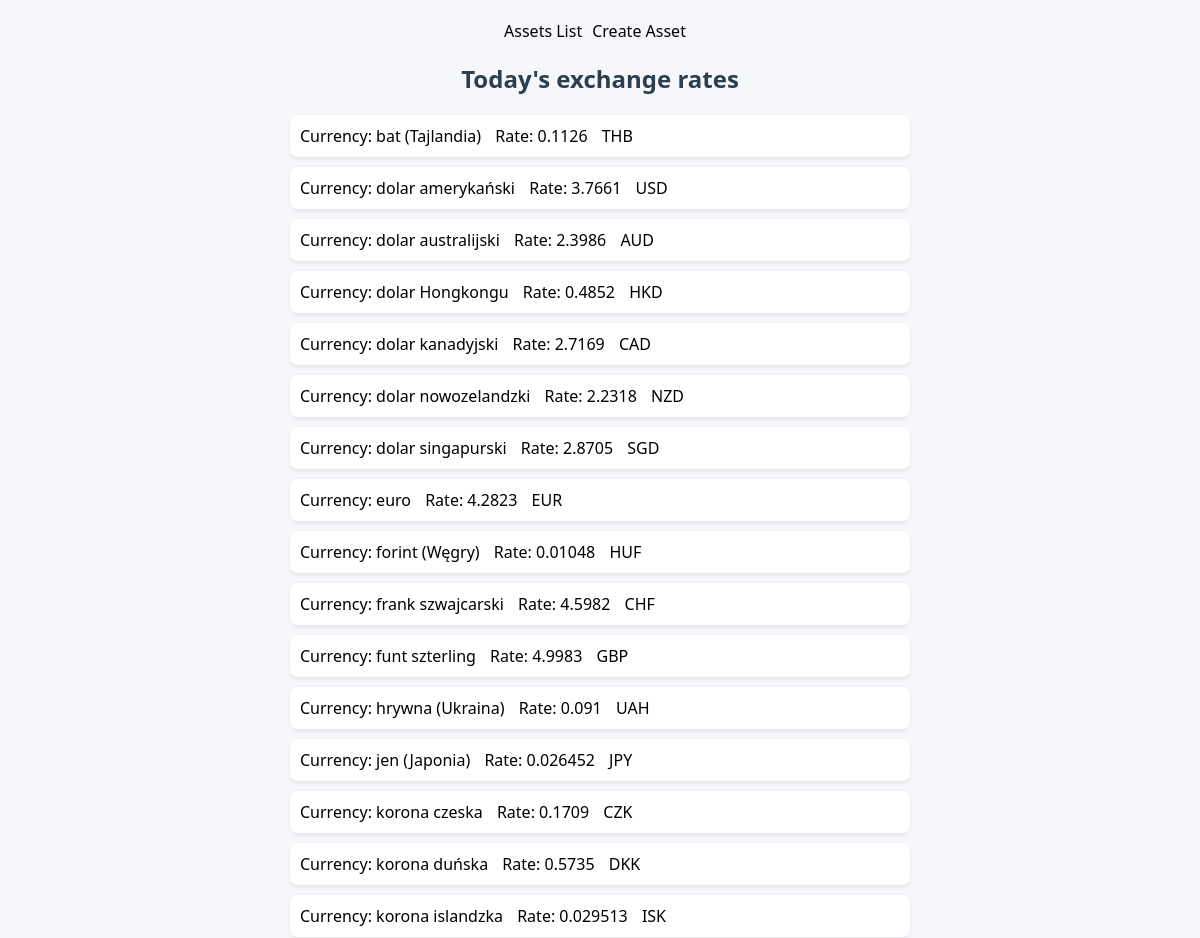
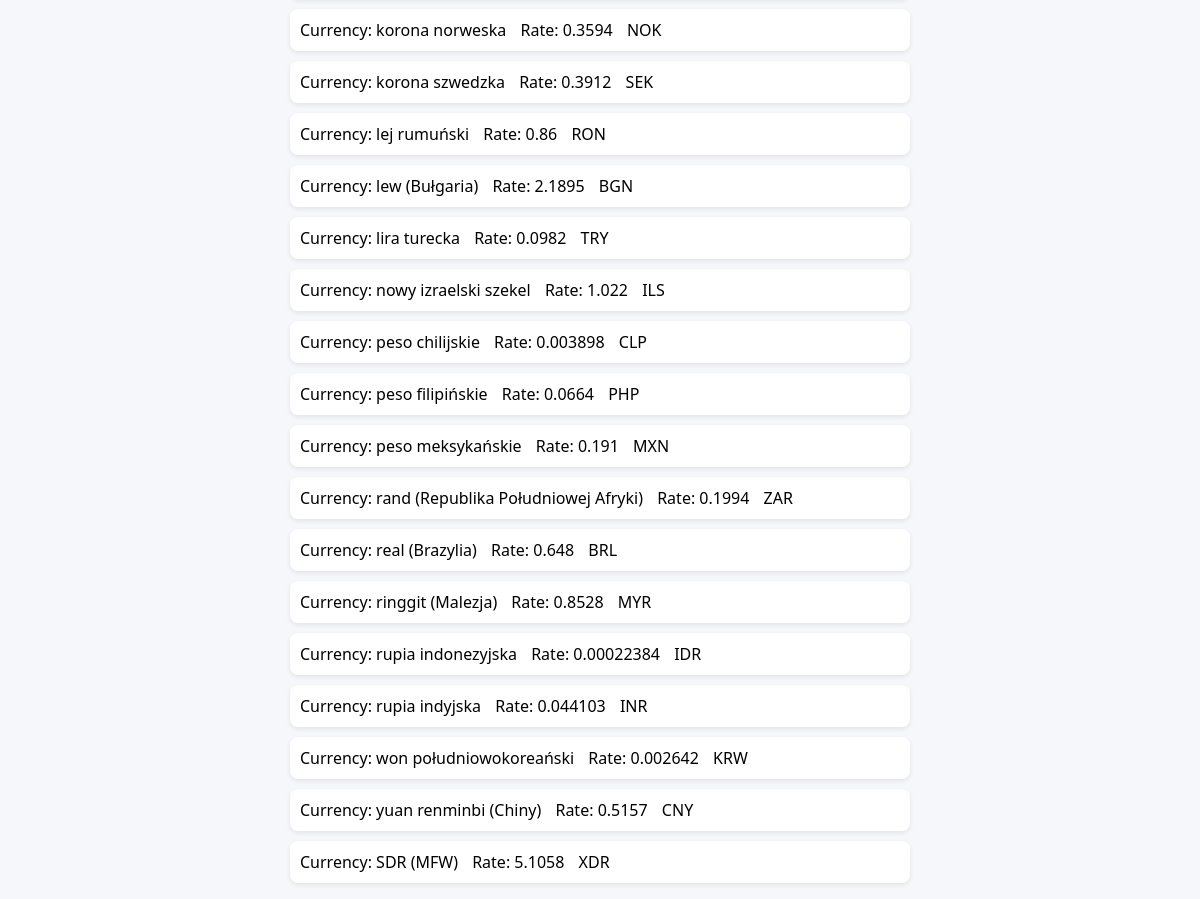
The page / on the database its author committed (2 pictures, top to bottom).
### base.py (models this page shows)
class Rate(db.Model):
    __tablename__ = 'rates'
    id = db.Column(db.Integer, primary_key=True)
    code = db.Column(db.String(3), nullable=False)
    currency = db.Column(db.String(20), nullable=False)
    rate = db.Column(db.Float, nullable=False)
    date = db.Column(db.DateTime(timezone=True), nullable=False)

### app.py (the view)
@app.route('/')
def home():
    return render_template('index.html', responses=get_todays_rates())

### app.py (called while the page is built, shortened)
def get_todays_rates():
    yesterday = datetime.today().date() - timedelta(days=1)
    end = datetime.combine(datetime.today().date(), datetime.max.time())
    start = datetime.combine(yesterday, datetime.max.time())
    latest_rates = db.session.execute(
        db.select(Rate).filter(Rate.date.between(start, end))
    ).scalars().all()
    if latest_rates:
        print("Yesterday's rates already exist in the database.")
        return {
            'effectiveDate': yesterday.strftime('%Y-%m-%d'),
            'rates': [
                {
                    'code': rate.code,
                    'currency': rate.currency,
                    'mid': rate.rate
                } for rate in latest_rates
            ]
        }

### templates/index.html (shortened to what this page needs)
<!DOCTYPE html>
<html lang="en">
<head>
    <link rel="stylesheet" href="{{ url_for('static', filename='style.css') }}">
</head>
<body>
    <div class="nav-buttons">
        <a class="clickable" href="{{ url_for('asset_list') }}">Assets List</a>
        <a class="clickable" href="{{ url_for('asset_create') }}">Create Asset</a>
    </div>
    <div>
        <h2>Today's exchange rates </h2>
        {% if responses %}
            <ul>
            {% for rate in responses['rates'] %}
                <li>
                    <a>Currency: {{ rate['currency'] }}</a>
                    <a>Rate: {{ rate['mid'] }}</a>
                    <a>{{ rate['code'] }}</a>
                </li>
            {% endfor %}
            </ul>
        {% else %}
            <p>No exchange rate data available.</p>
        {% endif %}
    </div>
</body>
</html>

### static/style.css (style rules this page uses)
body { font-family: 'Segoe UI', Tahoma, Geneva, Verdana, sans-serif; background-color: #f5f7fa; color: #333; margin: 0; padding: 0; }
h2 { color: #2c3e50; text-align: center; margin-top: 20px; }
.nav-buttons { padding-top: 20px; display: flex; flex-direction: row; justify-content: center; align-items: center; width: 100%; }
a { text-decoration: none; color: #000000; margin-right: 10px; }
ul { list-style: none; padding: 0; }
li { padding: 10px; background: #fff; margin: 10px auto; border-radius: 8px; max-width: 600px; box-shadow: 0 2px 5px rgba(0,0,0,0.08); }

### rows shown on the page
Rate: currency "bat (Tajlandia)", mid "0.1126", code "THB"
Rate: currency "dolar amerykański", mid "3.7661", code "USD"
Rate: currency "dolar australijski", mid "2.3986", code "AUD"
Rate: currency "dolar Hongkongu", mid "0.4852", code "HKD"
Rate: currency "dolar kanadyjski", mid "2.7169", code "CAD"
Rate: currency "dolar nowozelandzki", mid "2.2318", code "NZD"
Rate: currency "dolar singapurski", mid "2.8705", code "SGD"
Rate: currency "euro", mid "4.2823", code "EUR"
Rate: currency "forint (Węgry)", mid "0.01048", code "HUF"
Rate: currency "frank szwajcarski", mid "4.5982", code "CHF"
Rate: currency "funt szterling", mid "4.9983", code "GBP"
Rate: currency "hrywna (Ukraina)", mid "0.091", code "UAH"
Rate: currency "jen (Japonia)", mid "0.026452", code "JPY"
Rate: currency "korona czeska", mid "0.1709", code "CZK"
Rate: currency "korona duńska", mid "0.5735", code "DKK"
Rate: currency "korona islandzka", mid "0.029513", code "ISK"
Rate: currency "korona norweska", mid "0.3594", code "NOK"
Rate: currency "korona szwedzka", mid "0.3912", code "SEK"
Rate: currency "lej rumuński", mid "0.86", code "RON"
Rate: currency "lew (Bułgaria)", mid "2.1895", code "BGN"
Rate: currency "lira turecka", mid "0.0982", code "TRY"
Rate: currency "nowy izraelski szekel", mid "1.022", code "ILS"
Rate: currency "peso chilijskie", mid "0.003898", code "CLP"
Rate: currency "peso filipińskie", mid "0.0664", code "PHP"
Rate: currency "peso meksykańskie", mid "0.191", code "MXN"
Rate: currency "rand (Republika Południowej Afryki)", mid "0.1994", code "ZAR"
Rate: currency "real (Brazylia)", mid "0.648", code "BRL"
Rate: currency "ringgit (Malezja)", mid "0.8528", code "MYR"
Rate: currency "rupia indonezyjska", mid "0.00022384", code "IDR"
Rate: currency "rupia indyjska", mid "0.044103", code "INR"
Rate: currency "won południowokoreański", mid "0.002642", code "KRW"
Rate: currency "yuan renminbi (Chiny)", mid "0.5157", code "CNY"
Rate: currency "SDR (MFW)", mid "5.1058", code "XDR"
